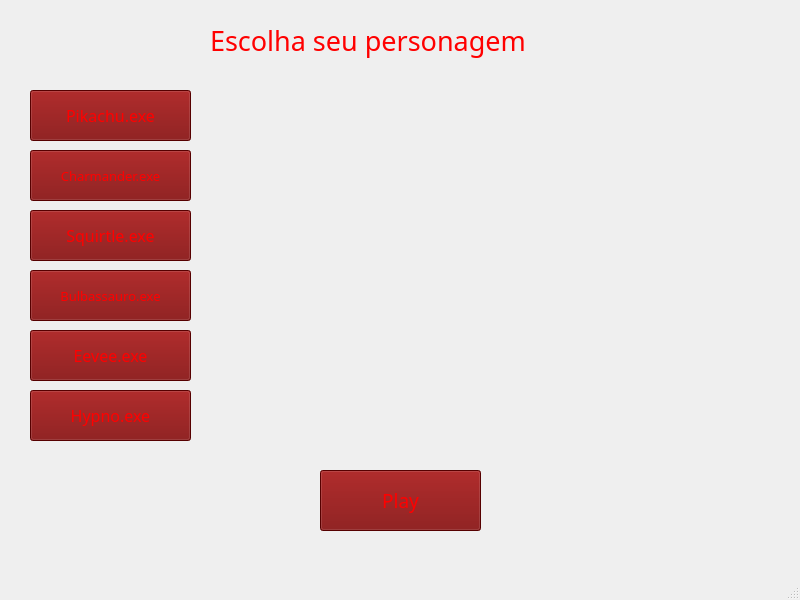
<?xml version="1.0" encoding="UTF-8"?>
<ui version="4.0">
 <class>MainWindow</class>
 <widget class="QMainWindow" name="MainWindow">
  <property name="geometry">
   <rect>
    <x>0</x>
    <y>0</y>
    <width>800</width>
    <height>600</height>
   </rect>
  </property>
  <property name="windowTitle">
   <string>MainWindow</string>
  </property>
  <property name="styleSheet">
   <string notr="true">QPushButton{
	background-color: rgb(120, 0, 0);
	color: rgb(255, 0, 0);
}</string>
  </property>
  <widget class="QWidget" name="centralwidget">
   <widget class="QLabel" name="label">
    <property name="geometry">
     <rect>
      <x>0</x>
      <y>0</y>
      <width>801</width>
      <height>581</height>
     </rect>
    </property>
    <property name="text">
     <string/>
    </property>
    <property name="pixmap">
     <pixmap>../../../Pictures/118978.png</pixmap>
    </property>
    <property name="scaledContents">
     <bool>true</bool>
    </property>
   </widget>
   <widget class="QLabel" name="labelTitulo">
    <property name="geometry">
     <rect>
      <x>210</x>
      <y>10</y>
      <width>371</width>
      <height>61</height>
     </rect>
    </property>
    <property name="font">
     <font>
      <family>Snap ITC</family>
      <pointsize>20</pointsize>
     </font>
    </property>
    <property name="styleSheet">
     <string notr="true">QLabel{
	color: rgb(255, 0, 0)
}</string>
    </property>
    <property name="text">
     <string>Escolha seu personagem</string>
    </property>
   </widget>
   <widget class="QLabel" name="labelPersonagem">
    <property name="geometry">
     <rect>
      <x>250</x>
      <y>80</y>
      <width>311</width>
      <height>361</height>
     </rect>
    </property>
    <property name="text">
     <string/>
    </property>
    <property name="pixmap">
     <pixmap>../../../Pictures/7ae937b5ded82ae.png</pixmap>
    </property>
    <property name="scaledContents">
     <bool>true</bool>
    </property>
   </widget>
   <widget class="QPushButton" name="pushButtonPlay">
    <property name="geometry">
     <rect>
      <x>320</x>
      <y>470</y>
      <width>161</width>
      <height>61</height>
     </rect>
    </property>
    <property name="font">
     <font>
      <family>Ravie</family>
      <pointsize>14</pointsize>
     </font>
    </property>
    <property name="styleSheet">
     <string notr="true"/>
    </property>
    <property name="text">
     <string>Play</string>
    </property>
   </widget>
   <widget class="QPushButton" name="pushButtonPikachu">
    <property name="geometry">
     <rect>
      <x>30</x>
      <y>90</y>
      <width>161</width>
      <height>51</height>
     </rect>
    </property>
    <property name="font">
     <font>
      <family>Ravie</family>
      <pointsize>12</pointsize>
     </font>
    </property>
    <property name="text">
     <string>Pikachu.exe</string>
    </property>
   </widget>
   <widget class="QPushButton" name="pushButtonCharmander">
    <property name="geometry">
     <rect>
      <x>30</x>
      <y>150</y>
      <width>161</width>
      <height>51</height>
     </rect>
    </property>
    <property name="font">
     <font>
      <family>Ravie</family>
      <pointsize>10</pointsize>
     </font>
    </property>
    <property name="text">
     <string>Charmander.exe</string>
    </property>
   </widget>
   <widget class="QPushButton" name="pushButtonSquirtle">
    <property name="geometry">
     <rect>
      <x>30</x>
      <y>210</y>
      <width>161</width>
      <height>51</height>
     </rect>
    </property>
    <property name="font">
     <font>
      <family>Ravie</family>
      <pointsize>12</pointsize>
     </font>
    </property>
    <property name="text">
     <string>Squirtle.exe</string>
    </property>
   </widget>
   <widget class="QPushButton" name="pushButtonBulbassauro">
    <property name="geometry">
     <rect>
      <x>30</x>
      <y>270</y>
      <width>161</width>
      <height>51</height>
     </rect>
    </property>
    <property name="font">
     <font>
      <family>Ravie</family>
      <pointsize>10</pointsize>
     </font>
    </property>
    <property name="text">
     <string>Bulbassauro.exe</string>
    </property>
   </widget>
   <widget class="QPushButton" name="pushButtonEevee">
    <property name="geometry">
     <rect>
      <x>30</x>
      <y>330</y>
      <width>161</width>
      <height>51</height>
     </rect>
    </property>
    <property name="font">
     <font>
      <family>Ravie</family>
      <pointsize>12</pointsize>
     </font>
    </property>
    <property name="text">
     <string>Eevee.exe</string>
    </property>
   </widget>
   <widget class="QPushButton" name="pushButtonHypno">
    <property name="geometry">
     <rect>
      <x>30</x>
      <y>390</y>
      <width>161</width>
      <height>51</height>
     </rect>
    </property>
    <property name="font">
     <font>
      <family>Ravie</family>
      <pointsize>12</pointsize>
     </font>
    </property>
    <property name="text">
     <string>Hypno.exe</string>
    </property>
   </widget>
  </widget>
  <widget class="QMenuBar" name="menubar">
   <property name="geometry">
    <rect>
     <x>0</x>
     <y>0</y>
     <width>800</width>
     <height>21</height>
    </rect>
   </property>
  </widget>
  <widget class="QStatusBar" name="statusbar"/>
 </widget>
 <resources/>
 <connections/>
</ui>
